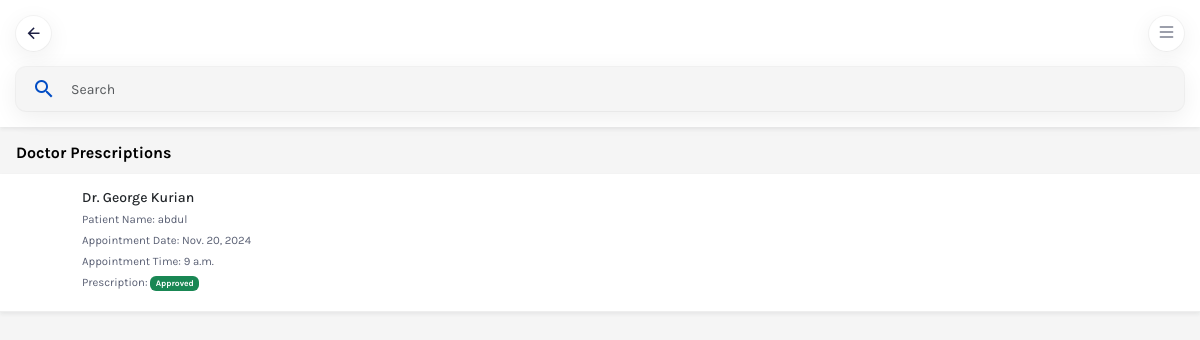
The app's page /patients/prescription_view (signed in), older data.
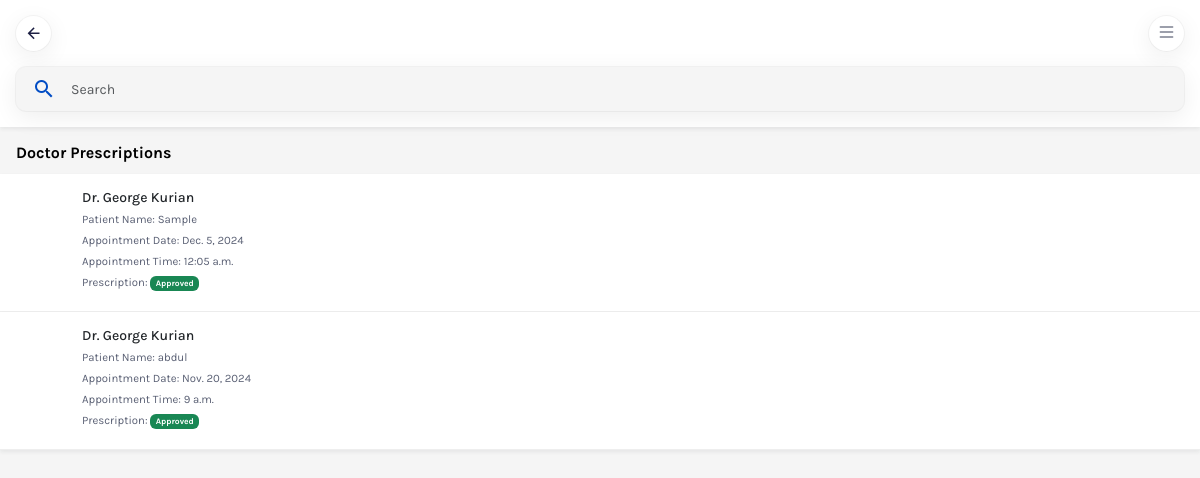
The same page, newer data.
### doctors/models.py (models this page shows, shortened)
class Prescription(models.Model):
    patient = models.OneToOneField(PatientInfo, on_delete=models.CASCADE, related_name='patient')
    doctor = models.ForeignKey(DoctorProfile, on_delete=models.CASCADE, related_name='doctor')
    slot = models.OneToOneField(AppointmentSlot, on_delete=models.SET_NULL, null=True, related_name='slot')
    prescription_text = CKEditor5Field(config_name='extends')
    date = models.DateField(auto_now_add=True)
    status = models.CharField(max_length=20, choices=[('Pending', 'Pending'), ('Approved', 'Approved')], default='Pending')

### patients/models.py (models this page shows, shortened)
class DoctorProfile(models.Model):
    user = models.OneToOneField(CustomUser, on_delete=models.CASCADE, null=True, blank=True, related_name='doctor_profile')
    first_name = models.CharField(max_length=100)
    last_name = models.CharField(max_length=100, blank=True, default='')
    full_name = models.CharField(max_length=100, editable=False)
    about = models.TextField()
    gender = models.CharField(max_length=10, choices=[('Male', 'Male'), ('Female', 'Female'), ('Other', 'Other')])
    dob = models.DateField(null=True, blank=True)
    profile_picture = models.ImageField(upload_to='doctor_images/', null=True, blank=True)
    specialization = models.ForeignKey(Specialization, on_delete=models.CASCADE)
    experience_years = models.PositiveIntegerField(default=0)
    qualification = models.CharField(max_length=150)
    college = models.CharField(max_length=150)
    clinic_address = models.TextField(null=True, blank=True)
    consultation_fee = models.PositiveIntegerField()
    is_active = models.BooleanField(default=True)
    date_joined = models.DateTimeField(auto_now_add=True)
    date_updated = models.DateTimeField(auto_now=True)

class PatientInfo(models.Model):
    user = models.ForeignKey(CustomUser, on_delete=models.SET_NULL, null=True, related_name='patient_info')
    appointment = models.OneToOneField(AppointmentRequest, on_delete=models.CASCADE, related_name='patient_info')
    patient_name = models.CharField(max_length=150)
    address = models.TextField(default="")
    mobile = models.CharField(max_length=15)
    age = models.PositiveIntegerField()
    weight = models.CharField(max_length=10, blank=True, null=True)
    description = models.TextField(default="")

class AppointmentSlot(models.Model):
    doctor = models.ForeignKey(DoctorProfile, on_delete=models.CASCADE, related_name="available_slots")
    date = models.DateField()
    start_time = models.TimeField()
    end_time = models.TimeField()
    is_available = models.BooleanField(default=True)
    is_booked = models.BooleanField(default=False)
    in_progress = models.BooleanField(default=False)
    created_at = models.DateTimeField(auto_now_add=True)
    updated_at = models.DateTimeField(auto_now=True)
    room_id = models.CharField(max_length=255, blank=True, null=True)
    class Meta:
        unique_together = ('doctor', 'date', 'start_time')

### patients/views.py (the view)
# urls.py: path('prescription_view', PrescriptionView.as_view(), name='prescription_view'),
class PrescriptionView(TemplateView):
    template_name = 'prescription_view.html'
    def get(self, request, *args, **kwargs):
        query = request.GET.get('q', '')
        prescriptions = Prescription.objects.filter(patient__user=self.request.user, status='Approved').prefetch_related('doctor', 'slot').order_by('-slot__date')
        if query:
            prescriptions = prescriptions.filter(
                Q(patient__patient_name__icontains=query) | Q(doctor__full_name__icontains=query) | Q(slot__date__icontains=query)
            )
        return self.render_to_response({'prescriptions': prescriptions, 'query': query})

### patients/templates/prescription_view.html (shortened to what this page needs)
{% extends 'base.html' %}
{% block content %}
{% load static %}
<body class="bg-light">
   <div class="select-area d-flex flex-column vh-100">
      <div class="bg-white shadow-sm">
         <div class="d-flex align-items-center justify-content-between mb-auto p-3 osahan-header">
            <div class="d-flex align-items-center gap-2 me-auto">
               <a href="{% url 'home' %}" class="text-dark bg-white shadow rounded-circle icon">
                  <span class="mdi mdi-arrow-left mdi-18px"></span>
               </a>
            </div>
            <div class="d-flex align-items-center gap-2">
               <a class="toggle text-muted d-flex align-items-center justify-content-center fs-5 bg-white shadow rounded-circle icon" href="#"><i
                     class="bi bi-list"></i></a>
            </div>
         </div>
         <div class="px-3 pb-3">
            <form method="get" action="{% url 'prescription_view' %}">
               <div class="input-group rounded-4 shadow overflow-hidden border-0 py-1 ps-3 bg-light">
                  <span class="input-group-text bg-transparent text-muted border-0 p-0" id="search"><span class="mdi mdi-magnify mdi-24px text-primary"></span></span>
                  <input type="text" name="q" value="{{ query }}" class="form-control bg-transparent text-muted border-0 px-3 fs-14" placeholder="Search" aria-label="Search" aria-describedby="search">
               </div>
            </form>
         </div>
      </div>
      <div class="vh-100 my-auto overflow-auto body-fix-osahan-footer">
         <div class="py-3">
            <div>
               <h6 class="mb-2 pb-1 px-3 fw-bold text-black">Doctor Prescriptions</h6>
               {% if prescriptions %}
               {% for prescription in prescriptions %}
               <a href="#" class="link-dark">
                  <div class="d-flex align-items-center gap-3 bg-white border-bottom shadow-sm p-3">
                    <div class="small">
                       <h6 class="mb-1 fs-14">Dr. {{ prescription.doctor.full_name }}</h6>
                        <p class="card-text text-muted mb-1">Patient Name: {{ prescription.patient.patient_name }}</p>
                        <p class="card-text text-muted mb-1">Appointment Date: {{ prescription.slot.date }}</p>
                        <p class="card-text text-muted mb-1">Appointment Time: {{ prescription.slot.start_time }}</p>
                        <p class="card-text text-muted mb-1">Prescription:
                            {% if prescription.status == "Approved" %}
                                <span class="badge bg-success">Approved</span>
                            {% else %}
                                <span class="badge bg-secondary">Pending</span>
                            {% endif %}
                        </p>
                    </div>
                 </div>
               </a>
               {% endfor %}
               {% else %}
                <div class="d-flex justify-content-center align-items-center" style="height:60vh !important">
                    <p class="text-muted text-center no-prescriptions">No prescriptions found</p>
                </div>
               {% endif %}
            </div>
         </div>
      </div>
   </div>
{% endblock %}

Row changes from the older to the newer data that the page shows:
now on this page (row edited): Prescription: doctor.full_name "George Kurian", patient.patient_name "Sample", slot "Dec. 5, 2024", slot.start_time "12:05 a.m.", status "Approved"
